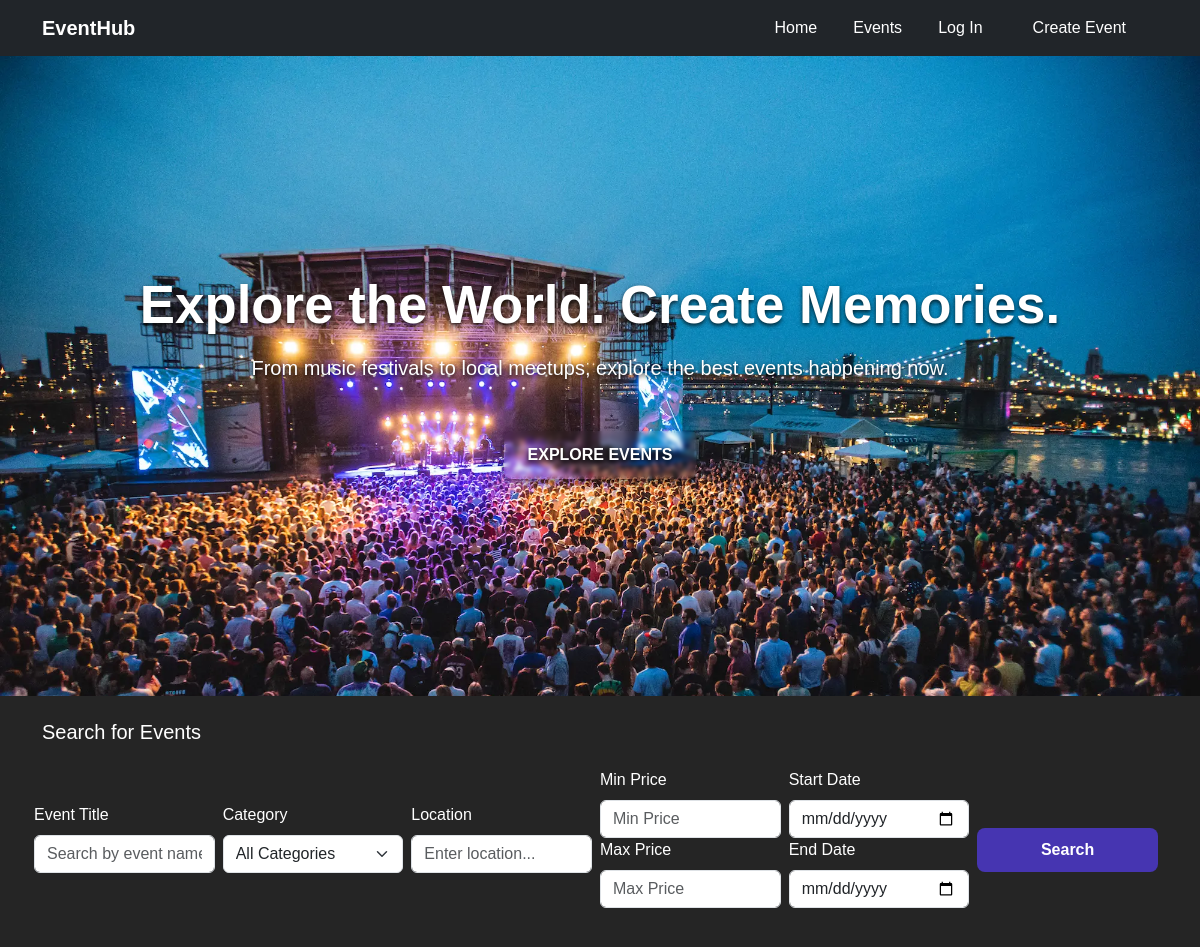
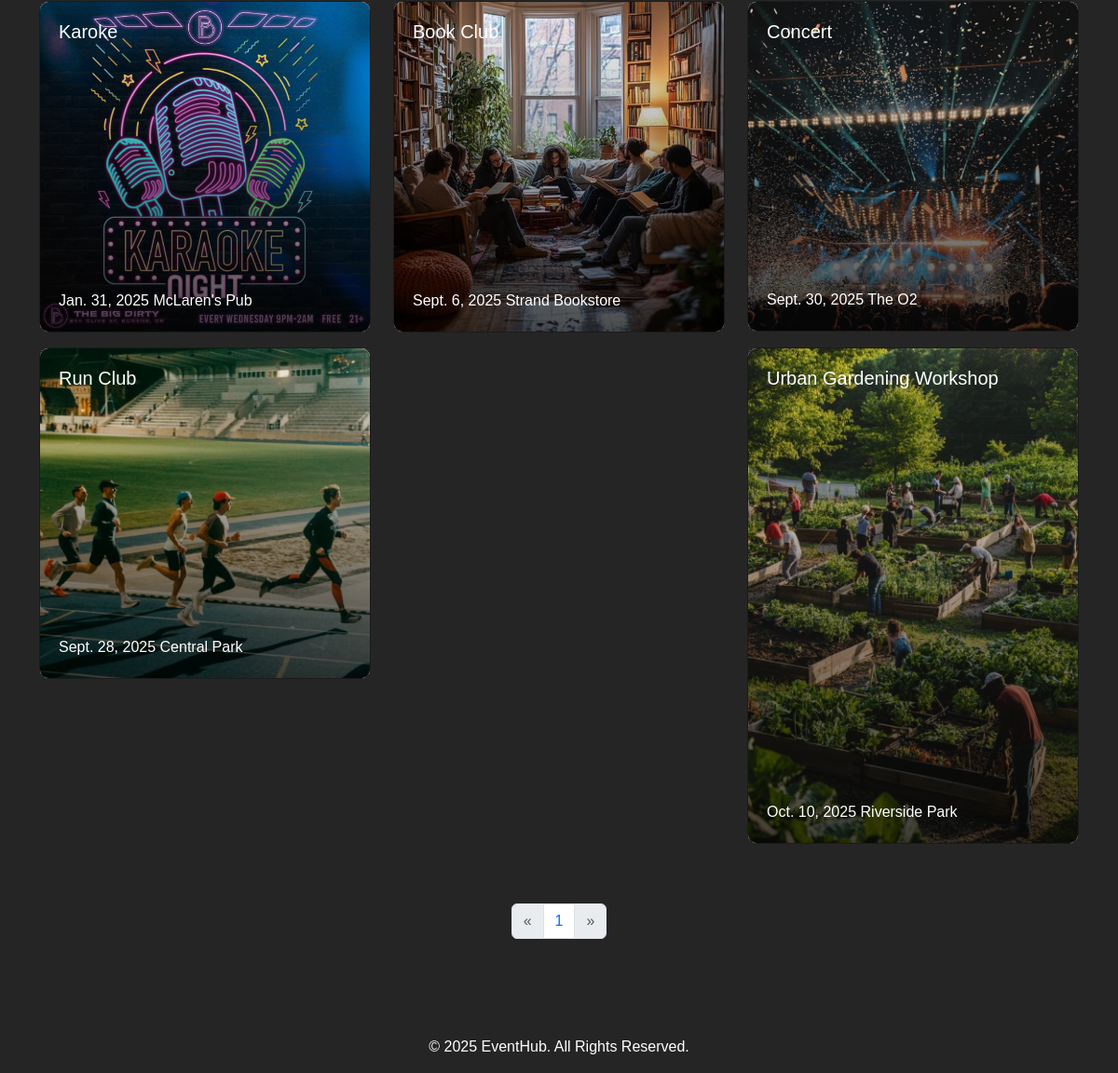
The page / on the database its author committed (2 pictures, top to bottom).
### events/models.py (models this page shows, shortened)
class Event(models.Model):
    CATEGORY_CHOICES = [
        ('arts', 'Arts and Culture'),
        ('education', 'Education and Workshops'),
        ('sports', 'Sports and Fitness'),
        ('social', 'Social and Networking'),
        ('food', 'Food and Drink'),
        ('entertainment', 'Entertainment'),
        ('technology', 'Technology and Innovation'),
        ('family', 'Family and Kids'),
        ('religious', 'Religious and Spiritual'),
        ('holidays', 'Holidays and Seasonal'),
        ('business', 'Business and Corporate'),
        ('health', 'Health and Wellness'),
        ('niche', 'Other Niche Events'),
    ]
    STATUS_CHOICES = [
        ("active", "Active"),
        ("canceled", "Canceled"),
        ("sold_out", "Sold Out"),
        ("past" , "Compeleted")
    ]
    title = models.CharField(max_length=200)
    description = models.TextField()
    category = models.CharField(max_length=50, choices=CATEGORY_CHOICES, default='arts')
    organizer = models.ForeignKey(User, on_delete=models.CASCADE, related_name="events")
    location = models.CharField(max_length=200)
    date = models.DateField()
    time = models.TimeField()
    image = models.ImageField(upload_to='event-images/')
    status = models.CharField(max_length=50, choices=STATUS_CHOICES, default='active')
    tickets_available = models.IntegerField( default = 0)
    price = models.DecimalField(max_digits=8, decimal_places=2, default=0.0)
    created_at = models.DateTimeField(auto_now_add=True)
    updated_at = models.DateTimeField(auto_now_add=True)

### events/views.py (the view)
# urls.py: path('', views.index, name="index"),
def index(request):
    events = Event.objects.all()
    categories = Event.CATEGORY_CHOICES
    category_dict = dict(categories)
    page_obj = paginate_queryset(events, request, N)
    return render(request, "events/index.html", {
        "page_obj" : page_obj,
        "categories" : category_dict.keys
    })

### events/helper.py (called while the page is built)
def paginate_queryset(queryset, request, n):
    paginator = Paginator(queryset, n)
    page_number = request.GET.get('page', 1)
    page_obj = paginator.get_page(page_number)
    return page_obj

### events/templates/events/index.html (shortened to what this page needs)
{% extends "events/layout.html" %}
{% load static %}
{% block body %}
<header class="hero-section text-center d-flex align-items-center justify-content-center p-5">
  <div class="container">
    <h1 class="display-4">Explore the World. Create Memories. </h1>
    <p class="lead">From music festivals to local meetups, explore the best events happening now. </p>
    <a href="{% url 'index' %}#allEvents" class="btn btn-primary btn-lg mt-3">Explore Events</a>
  </div>
</header>
    <div class="container my-4">
        <div class="row">
            <h5 class="">Search for Events</h5>
        </div>
        <div class="row d-flex justify-content-between align-items-center mb-3">
            <div class="row g-2 align-items-center mb-4">
              <div class="col-md-2">
                <label for="searchInput" class="form-label">Event Title</label>
                <input
                  name="searchkeyword"
                  type="text"
                  id="searchkeyword"
                  class="form-control"
                  placeholder="Search by event name..."
                />
              </div>
              <div class="col-md-2">
                <label for="categorySelect" class="form-label">Category</label>
                  <select name="category" id="category" class="form-select">
                  <option value="">All Categories</option>
                </select>
              </div>
            <div class="col-md-2">
              <label for="location" class="form-label">Location</label>
              <input
                name="location"
                type="text"
                id="location"
                class="form-control"
                placeholder="Enter location..."
              />
            </div>
            <div class="col-md-2 justify-content-between">
              <label for="minPrice" class="form-label">Min Price</label>
              <input
                name="min_price"
                type="number"
                id="minPrice"
                class="form-control"
                placeholder="Min Price"
                min="0"
                step="0.01"
              />
              <label for="maxPrice" class="form-label">Max Price</label>
              <input
                name="max_price"
                type="number"
                id="maxPrice"
                class="form-control"
                placeholder="Max Price"
                min="0"
                step="0.01"
              />
            </div>
            <div class="col-md-2 justify-content-between">
                <label for="startDateFilter" class="form-label">Start Date</label>
                <input
                name="start_date"
                type="date"
                id="startDateFilter"
                class="form-control"
                />
                <label for="endDateFilter" class="form-label">End Date</label>
                <input
                name="end_date"
                type="date"
                id="endDateFilter"
                class="form-control"
                />
            </div>
              <div class="col-md-2 d-grid">
                <button name="search-btn" id="search-btn" class="btn btn-primary mt-4">Search</button>
              </div>
            </div>
        </div>
        <div class="row align-itms-center justify-content-between" id="allEvents">
          {% for event in page_obj %}
            <div class="col-md-4 mb-3">
              <a href="{% url 'event' event.id %}">
                <div class="card event-card text-white">
                  <img src="{{event.image.url}}" class="card-img" alt="Event Image">
                  <div class="card-img-overlay d-flex flex-column justify-content-between">
                    <h5 class="card-title">{{event.title}}</h5>
                    <div class="event-details text-white">
                      <span> {{event.date}}</span>
                      <span> {{event.location}}</span>
                    </div>
                  </div>
                </div>
              </a>
            </div>
          {% endfor %}
        </div>
        <div class="row p-5">
          <nav aria-label="Page navigation col-12">
            <ul class="pagination justify-content-center">
              {% if page_obj.has_previous %}
                  <li class="page-item">
                  <a class="page-link" href="?page={{ page_obj.previous_page_number }}" aria-label="Previous">
                      <span aria-hidden="true">&laquo;</span>
                  </a>
                  </li>
              {% else %}
              <li class="page-item disabled">
                  <a class="page-link" aria-label="Previous">
                      <span aria-hidden="true">&laquo;</span>
                  </a>
              </li>
              {% endif %}
              {% for i in page_obj.paginator.page_range %}
              <li class="page-item"><a class="page-link" href="?page={{ i }}">{{i}}</a></li>
              {% endfor %}
              {% if page_obj.has_next %}
              <li class="page-item">
                  <a class="page-link" href="?page={{ page_obj.next_page_number }}" aria-label="Next">
                  <span aria-hidden="true">&raquo;</span>
                  </a>
              </li>
              {% else %}
              <li class="page-item disabled">
                  <a class="page-link" aria-label="Next">
                  <span aria-hidden="true">&raquo;</span>
                  </a>
              </li>
              {% endif %}
            </ul>
          </nav>
        </div>
    </div>
    {% endblock %}

### events/templates/events/layout.html (shortened to what this page needs)
{% load static %}
<!DOCTYPE html>
<html lang="en">
<head>
    <link rel="stylesheet" href="https://cdnjs.cloudflare.com/ajax/libs/font-awesome/6.4.2/css/all.min.css">
    <link href="https://cdn.jsdelivr.net/npm/bootstrap@5.3.3/dist/css/bootstrap.min.css" rel="stylesheet">
    <link rel="stylesheet" href="{% static 'events/styles/styles.css' %}">
</head>
<body>
  <nav class="navbar navbar-dark bg-dark navbar-expand-lg">
    <div class="container">
      <a class="navbar-brand" href="#">EventHub</a>
      <div class="collapse navbar-collapse" id="navbarNav">
        <ul class="navbar-nav ms-auto">
          <li class="nav-item">
            <a class="nav-link active" href="{% url 'index' %}">Home</a>
          </li>
          <li class="nav-item">
            <a class="nav-link" href="{% url 'index' %}#allEvents" id="showAllEvents">Events</a>
          </li>
          {% if request.user.is_authenticated %}
            {% if user.is_organizer %}
              <li class="nav-item">
                <a class="nav-link" href="{% url 'organizer' %}"> <span class="fw-bold">{{request.user.username}}'s </span>Dashboard</a>
              </li>
            {% endif %}
              <li class="nav-item">
                <a class="nav-link" href="{% url 'logout' %}">Log Out</a>
              </li>
          {% else %}
            <li class="nav-item">
              <a class="nav-link" href="{% url 'login' %}">Log In</a>
            </li>
          {% endif %}
          <li class="nav-item px-4">
            <a class="nav-link"
            id="create" href="{% url 'create' %}">Create Event</a>
          </li>
        </ul>
      </div>
    </div>
  </nav>
{% block body %}
{% endblock %}
  <footer class=" py-3">
    <div class="container text-center">
      <p>&copy; 2025 EventHub. All Rights Reserved.</p>
    </div>
  </footer>
</body>
</html>

### events/static/events/styles/styles.css (style rules this page uses)
html, body { overflow-x: hidden !important; }
* { box-sizing: border-box; margin: 0; padding: 0; }
body { min-height: 100vh; margin: 0; font-family: "Poppins", sans-serif; color: #ffffff; background-color: #252525; box-sizing: border-box; width: 100%; }
.navbar { background-color: rgba(0, 0, 0, 0.3); -webkit-backdrop-filter: blur(40px); backdrop-filter: blur(40px); width: 100%; z-index: 10; min-height: -moz-max-content; min-height: max-content; }
.navbar .navbar-brand { color: #ffffff; font-weight: bold; }
.navbar .nav-item { padding-inline: 10px; }
.navbar .nav-link, .navbar .nav-link.active { color: #ffffff !important; }
.navbar #create { color: #f8f9fa; }
.hero-section { background: url("../imgs/hero/concert.png") no-repeat top center/cover; min-height: 80vh; display: flex; align-items: center; color: #ffffff; text-shadow: 0 2px 4px rgba(0, 0, 0, 0.8); }
.hero-section h1 { font-size: 3.3rem; font-weight: 700; margin-bottom: 1rem; }
.hero-section p { font-size: 1.25rem; margin-bottom: 2rem; color: #fff; text-shadow: 0 2px 4px rgb(0, 0, 0); }
.hero-section .btn { -webkit-backdrop-filter: blur(2px); backdrop-filter: blur(2px); background: transparent; border: none; padding: 0.75rem 1.5rem; font-size: 1rem; text-transform: uppercase; font-weight: bold; color: #ffffff; box-shadow: 0 4px 6px rgba(0, 0, 0, 0.4); transition: all 50s ease-in; }
footer { background-color: #252525; color: #ffffff; text-align: center; }
footer p { margin: 0; }
.event-card { border-color: #1B1B1B; border-radius: 10px; position: relative; overflow: hidden; }
.event-card img { width: 100%; height: auto; display: block; }
.event-card .card-img-overlay { position: absolute; bottom: 0; left: 0; width: 100%; background: linear-gradient(to top, rgba(0, 0, 0, 0.7), rgba(0, 0, 0, 0)); padding: 20px; }
.event-details { position: relative; z-index: 2; }
.event-details { margin-top: 20px; font-size: 1rem; color: #1b1b1b; line-height: 1.6; }
.btn-primary { background: #4635B1; border: none; padding: 10px 20px; border-radius: 8px; color: #ffffff; font-size: 1rem; font-weight: bold; cursor: pointer; transition: all 0.3s ease; text-decoration: none; text-align: center; }

### rows shown on the page
Event: image (picture), title "Karoke", date "Jan. 31, 2025", location "McLaren's Pub"
Event: image (picture), title "Book Club", date "Sept. 6, 2025", location "Strand Bookstore"
Event: image (picture), title "Concert", date "Sept. 30, 2025", location "The O2"
Event: image (picture), title "Run Club", date "Sept. 28, 2025", location "Central Park"
Event: image (picture), title "Urban Gardening Workshop", date "Oct. 10, 2025", location "Riverside Park"

### other values the page prints
{{ i }} "1"
